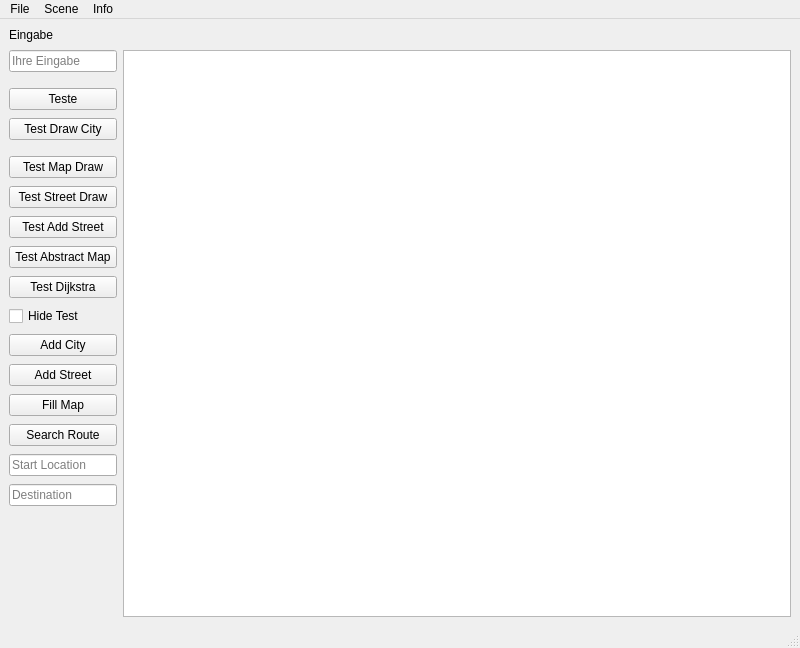
<?xml version="1.0" encoding="UTF-8"?>
<ui version="4.0">
 <class>MainWindow</class>
 <widget class="QMainWindow" name="MainWindow">
  <property name="geometry">
   <rect>
    <x>0</x>
    <y>0</y>
    <width>800</width>
    <height>648</height>
   </rect>
  </property>
  <property name="windowTitle">
   <string>Streetplanner</string>
  </property>
  <property name="toolTip">
   <string/>
  </property>
  <widget class="QWidget" name="centralwidget">
   <layout class="QGridLayout" name="lable_eingabe" columnstretch="0,0,0">
    <property name="verticalSpacing">
     <number>8</number>
    </property>
    <item row="17" column="0" alignment="Qt::AlignmentFlag::AlignLeft">
     <widget class="QLineEdit" name="lineEdit_Dest">
      <property name="placeholderText">
       <string>Destination</string>
      </property>
      <property name="clearButtonEnabled">
       <bool>true</bool>
      </property>
     </widget>
    </item>
    <item row="7" column="0">
     <widget class="QPushButton" name="pushButton_DrawStreet">
      <property name="text">
       <string>Test Street Draw</string>
      </property>
     </widget>
    </item>
    <item row="8" column="0">
     <widget class="QPushButton" name="pushButton_addStreet">
      <property name="text">
       <string>Test Add Street</string>
      </property>
     </widget>
    </item>
    <item row="15" column="0">
     <widget class="QPushButton" name="pushButton_RouteSearch">
      <property name="text">
       <string>Search Route</string>
      </property>
     </widget>
    </item>
    <item row="9" column="0">
     <widget class="QPushButton" name="pushButton_ABstractMap">
      <property name="text">
       <string>Test Abstract Map</string>
      </property>
     </widget>
    </item>
    <item row="13" column="0">
     <widget class="QPushButton" name="pushButton_AddStreet">
      <property name="text">
       <string>Add Street</string>
      </property>
     </widget>
    </item>
    <item row="14" column="0">
     <widget class="QPushButton" name="pushButton_Fill_Map">
      <property name="text">
       <string>Fill Map</string>
      </property>
     </widget>
    </item>
    <item row="4" column="0">
     <widget class="QPushButton" name="pushButton_DrawCity">
      <property name="text">
       <string>Test Draw City</string>
      </property>
     </widget>
    </item>
    <item row="1" column="0" alignment="Qt::AlignmentFlag::AlignLeft">
     <widget class="QLineEdit" name="lineEdit_Eingabe">
      <property name="placeholderText">
       <string>Ihre Eingabe</string>
      </property>
      <property name="clearButtonEnabled">
       <bool>true</bool>
      </property>
     </widget>
    </item>
    <item row="12" column="0">
     <widget class="QPushButton" name="pushButton_AddCity">
      <property name="text">
       <string>Add City</string>
      </property>
     </widget>
    </item>
    <item row="6" column="0">
     <widget class="QPushButton" name="pushButton_Map_Draw">
      <property name="text">
       <string>Test Map Draw</string>
      </property>
     </widget>
    </item>
    <item row="11" column="0">
     <widget class="QCheckBox" name="checkBox_HideTest">
      <property name="text">
       <string>Hide Test</string>
      </property>
     </widget>
    </item>
    <item row="10" column="0">
     <widget class="QPushButton" name="pushButton_DijkstraTest">
      <property name="text">
       <string>Test Dijkstra</string>
      </property>
     </widget>
    </item>
    <item row="3" column="0">
     <widget class="QPushButton" name="pushButton_Teste">
      <property name="maximumSize">
       <size>
        <width>128</width>
        <height>28</height>
       </size>
      </property>
      <property name="toolTip">
       <string>Testet</string>
      </property>
      <property name="text">
       <string>Teste</string>
      </property>
     </widget>
    </item>
    <item row="1" column="2" rowspan="19">
     <widget class="QGraphicsView" name="graphicsView">
      <property name="toolTip">
       <string/>
      </property>
     </widget>
    </item>
    <item row="16" column="0" alignment="Qt::AlignmentFlag::AlignLeft">
     <widget class="QLineEdit" name="lineEdit_Start">
      <property name="text">
       <string/>
      </property>
      <property name="placeholderText">
       <string>Start Location</string>
      </property>
      <property name="clearButtonEnabled">
       <bool>true</bool>
      </property>
     </widget>
    </item>
    <item row="18" column="0">
     <spacer name="verticalSpacer">
      <property name="orientation">
       <enum>Qt::Orientation::Vertical</enum>
      </property>
      <property name="sizeHint" stdset="0">
       <size>
        <width>20</width>
        <height>424</height>
       </size>
      </property>
     </spacer>
    </item>
    <item row="0" column="0">
     <widget class="QLabel" name="label">
      <property name="text">
       <string>Eingabe</string>
      </property>
     </widget>
    </item>
   </layout>
  </widget>
  <widget class="QMenuBar" name="menubar">
   <property name="geometry">
    <rect>
     <x>0</x>
     <y>0</y>
     <width>800</width>
     <height>25</height>
    </rect>
   </property>
   <widget class="QMenu" name="menuFile">
    <property name="title">
     <string>File</string>
    </property>
    <addaction name="separator"/>
    <addaction name="actionOpen"/>
    <addaction name="actionSave"/>
    <addaction name="actionExit"/>
   </widget>
   <widget class="QMenu" name="menuMen">
    <property name="title">
     <string>Scene</string>
    </property>
    <addaction name="actionClear_Scene"/>
   </widget>
   <widget class="QMenu" name="menuInfo">
    <property name="title">
     <string>Info</string>
    </property>
    <addaction name="actionAbout"/>
   </widget>
   <addaction name="menuFile"/>
   <addaction name="menuMen"/>
   <addaction name="menuInfo"/>
  </widget>
  <widget class="QStatusBar" name="statusbar"/>
  <action name="actionOpen">
   <property name="enabled">
    <bool>true</bool>
   </property>
   <property name="text">
    <string>Open</string>
   </property>
   <property name="visible">
    <bool>true</bool>
   </property>
  </action>
  <action name="actionSave">
   <property name="enabled">
    <bool>false</bool>
   </property>
   <property name="text">
    <string>Save</string>
   </property>
  </action>
  <action name="actionExit">
   <property name="text">
    <string>Exit</string>
   </property>
   <property name="shortcut">
    <string>Alt+E</string>
   </property>
  </action>
  <action name="actionClear_Scene">
   <property name="text">
    <string>Clear Scene</string>
   </property>
   <property name="shortcut">
    <string>Alt+S</string>
   </property>
  </action>
  <action name="actionAbout">
   <property name="text">
    <string>About</string>
   </property>
  </action>
 </widget>
 <resources/>
 <connections/>
</ui>
